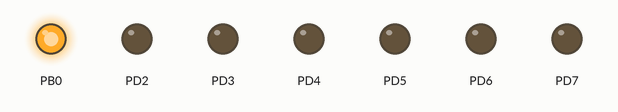
Recording of a program running on a simulated ATmega328P, built with avr-gcc and emulated at 16 MHz. Parts: output pins drawn as LEDs (lit = HIGH).

Above: at 0.2 s.
At 1.2 s:
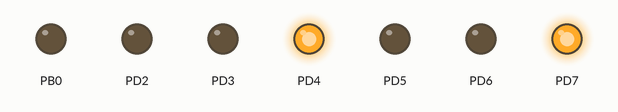
At 1.7 s:
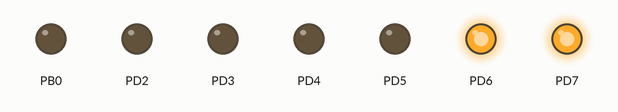
At 2.7 s:
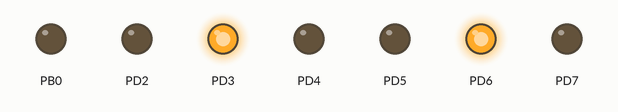
At 4.2 s:
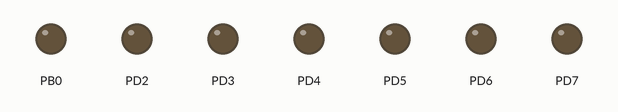
At 5.7 s:
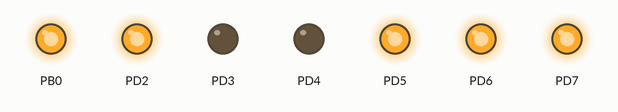
Timing chart, 0 to 6.5 s (numbered marks = the images above):
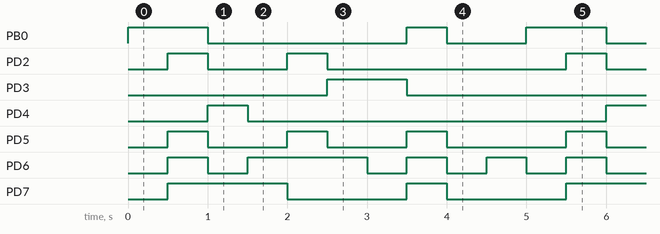

Measured:
- by itself, PB0: repeats every 5.0 s: LOW 2.5 s, HIGH 0.50 s, LOW 1.0 s, HIGH 1.0 s
- by itself, PD2: repeats every 5.0 s: LOW 1.0 s, HIGH 0.50 s, LOW 3.0 s, HIGH 0.50 s
- by itself, PD3: alternates HIGH for 1.0 s and LOW for 4.0 s
- by itself, PD4: alternates HIGH for 0.50 s and LOW for 4.5 s
- by itself, PD5: repeats every 5.0 s: 2 × (LOW 1.0 s, HIGH 0.50 s), LOW 1.5 s, HIGH 0.50 s
- by itself, PD6: repeats every 5.0 s: LOW 0.50 s, HIGH 1.5 s, 3 × (LOW 0.50 s, HIGH 0.50 s)
- by itself, PD7: repeats every 5.0 s: LOW 1.5 s, HIGH 0.50 s, LOW 1.5 s, HIGH 1.5 s

The program:

main.c
```c
//Prints a decimal number
//on the display
/*#include <avr/io.h>

int main (void)
{


 //set PD2-PD7 as output pins 0xFC=0b11111100 (binary)
  DDRD   |= 0xFC;
  //set PB0 as output pin
  DDRB    |= ((1 << DDB0));

  while (1) {
//turn PB0 off
    PORTB = ((1 <<  PB0));
//turn PD2-PD7 on
    PORTD = 0b11100100;
  }

  return 0;

}*/


#include <avr/io.h>
#include <util/delay.h>

// Lookup table for digits 0-9
// Each entry: {PORTD_value, PORTB_value}
// PORTD bits: PD7..PD2 control a–f (except g)
// PB0 controls g
const uint8_t digitPD[10] = {
    0b00000000, // 0  -> a,b,c,d,e,f ON, g OFF
    0b11100100, // 1  -> b,c ON, g OFF
    0b10010000, // 2  -> a,b,d,e,g ON
    0b11000000, // 3  -> a,b,c,d,g ON
    0b01100100, // 4  -> b,c,f,g ON
    0b01001000, // 5  -> a,c,d,f,g ON
    0b00001000, // 6  -> a,c,d,e,f,g ON
    0b11100000, // 7  -> a,b,c ON
    0b00000000, // 8  -> all ON
    0b01000000  // 9  -> a,b,c,d,f,g ON
};

const uint8_t digitPB[10] = {
    0b00000001, // g OFF for 0
    0b00000001, // g OFF for 1
    0b00000000, // g ON for 2
    0b00000000, // g ON for 3
    0b00000000, // g ON for 4
    0b00000000, // g ON for 5
    0b00000000, // g ON for 6
    0b00000001, // g OFF for 7
    0b00000000, // g ON for 8
    0b00000000  // g ON for 9
};

int main(void) {
    DDRD |= 0xFC;  // PD2–PD7 as output
    DDRB |= (1 << PB0); // PB0 as output

    while (1) {
        for (uint8_t i = 0; i < 10; i++) {
            PORTD = digitPD[i];
            PORTB = digitPB[i];
            _delay_ms(500); // half second delay between numbers
        }
    }
}
```
